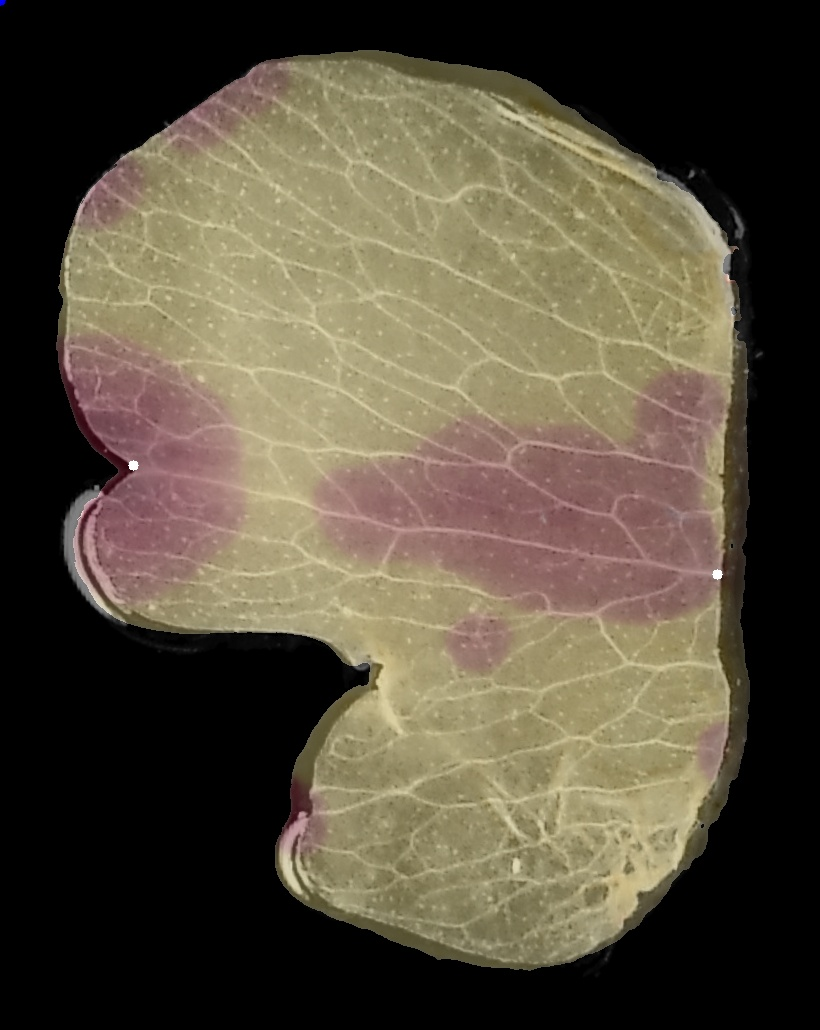
#> input picture src/F1P111_Spot_Center_200730_combined.JPG, 820 x 1030 px
$ python vein_filtering.py F1P111_Spot_Center_200730_combined.JPG
#> lines starting #> are read from the running program, lines starting #| are printed output that depends on the picture; after the words box and inside, x2 and y2 are one past the last pixel; in counts of white or black regions, pixels touching at a corner belong together
#> further down, vein_image is the input picture: shape (1030, 820, 3); mean B, G, R 61.6, 78.5, 87.3
import sys
import cv2 as cv
import numpy as np
from skimage import io, morphology

def vein_enhance(img):
    original = img
    # Converting the Image to Gray to optimize time: only working on one channel
    if len(np.shape(img)) > 2:
        img = cv.cvtColor(img, cv.COLOR_BGR2GRAY)
    # First Filter: Applying a GaussianBlur to smooth the image and prepare it for processing
    img = cv.GaussianBlur(img,(19,19),0)
    # Second Filter: Using an adaptive threshold with generous operators
    img = cv.adaptiveThreshold(img, 255, cv.ADAPTIVE_THRESH_GAUSSIAN_C, cv.THRESH_BINARY,45,-7)
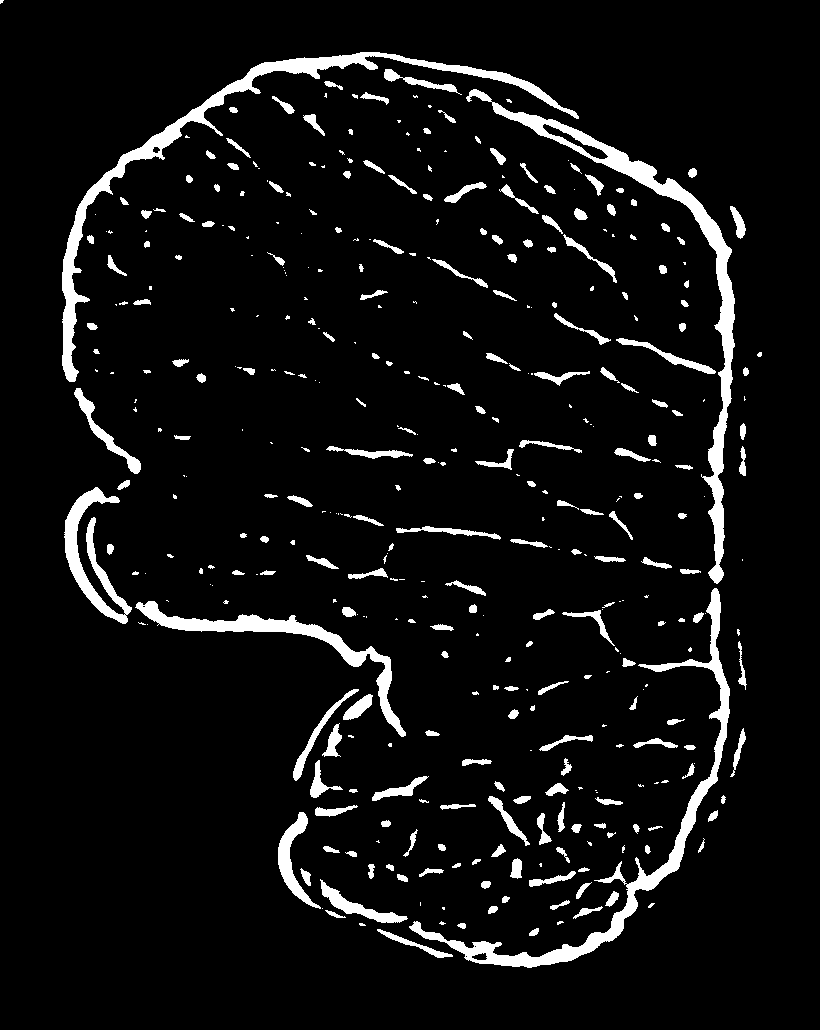
#> img: shape (1030, 820); 6.5% white; 400 white regions (170 under 20 px), largest, box (x1, y1, x2, y2) and area: (466, 89, 735, 584) 7748, (62, 52, 579, 382) 7661, (409, 588, 730, 968) 6950
    # Third Filter: Close gaps betweenn veins with a Gaussian Blur
    img = cv.GaussianBlur(img, (17,17), 0)
    # Fourth Filter: Using a global threshold
    ret, img = cv.threshold(img,130,255,cv.THRESH_BINARY) #Play with the first param to get best img
#> img: shape (1030, 820); 4.8% white; 178 white regions (55 under 20 px), largest, box (x1, y1, x2, y2) and area: (493, 104, 735, 582) 7381, (62, 52, 560, 381) 7301, (448, 590, 730, 968) 6057
    # Fifth Filter: Using Connected Components with stats
    num_components, output_img, stats, centroids = cv.connectedComponentsWithStats(img, connectivity = 4)
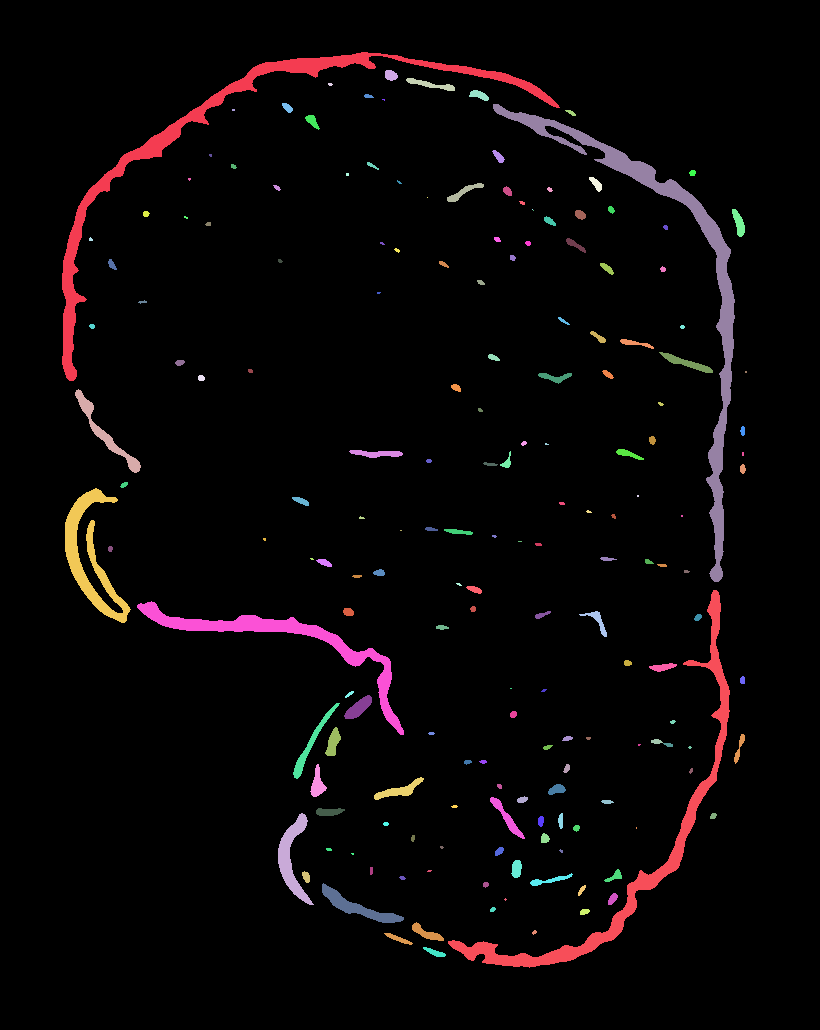
#> output_img: shape (1030, 820) int32; 181 distinct labels, from 0 to 180; one colour per label, 0 black
#> num_components = 181; stats = 181 rows, first 6: [0, 0, 820, 1030, 804150], [62, 52, 498, 329, 7301], [385, 70, 13, 11, 111], [406, 78, 49, 13, 238], [328, 83, 5, 3, 12], [469, 90, 20, 11, 127]; centroids = 181 pairs, first value 90.24 to 745.5, second value 74.92 to 952
    # Taking out the background component, so reducing the num_components
    sizes, num_components = stats[1:, -1], num_components - 1
#> sizes = 180 values, max 7381 at index 8, min 1 at index 25, mean 224.7; num_components = 180
    # Setting up minimum size to eliminate small dots and noise
    min_size = 50
    # Making the image empty, and then filling it only with the qualified components
    img = np.zeros((output_img.shape))
    # for every component in the image, we wil keep it if it is above the minimum size
    for i in range(0, num_components):
        if sizes[i] >= min_size:
            img[output_img == i + 1] = 255
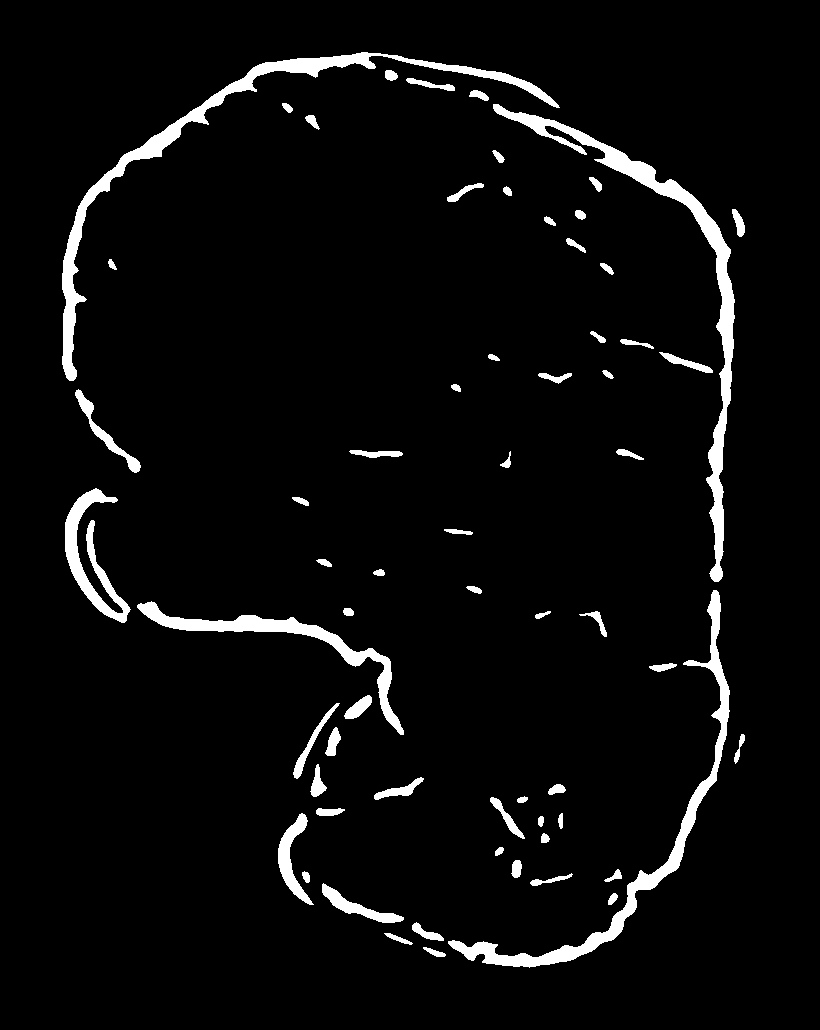
#> img: shape (1030, 820) float64; 4.5% white; 64 white regions, largest, box (x1, y1, x2, y2) and area: (493, 104, 735, 582) 7381, (62, 52, 560, 381) 7301, (448, 590, 730, 968) 6057
    # Sixth Filter: Applying Skeletonization after Binarizing the image
    img = img > 0
    img = morphology.skeletonize(img)
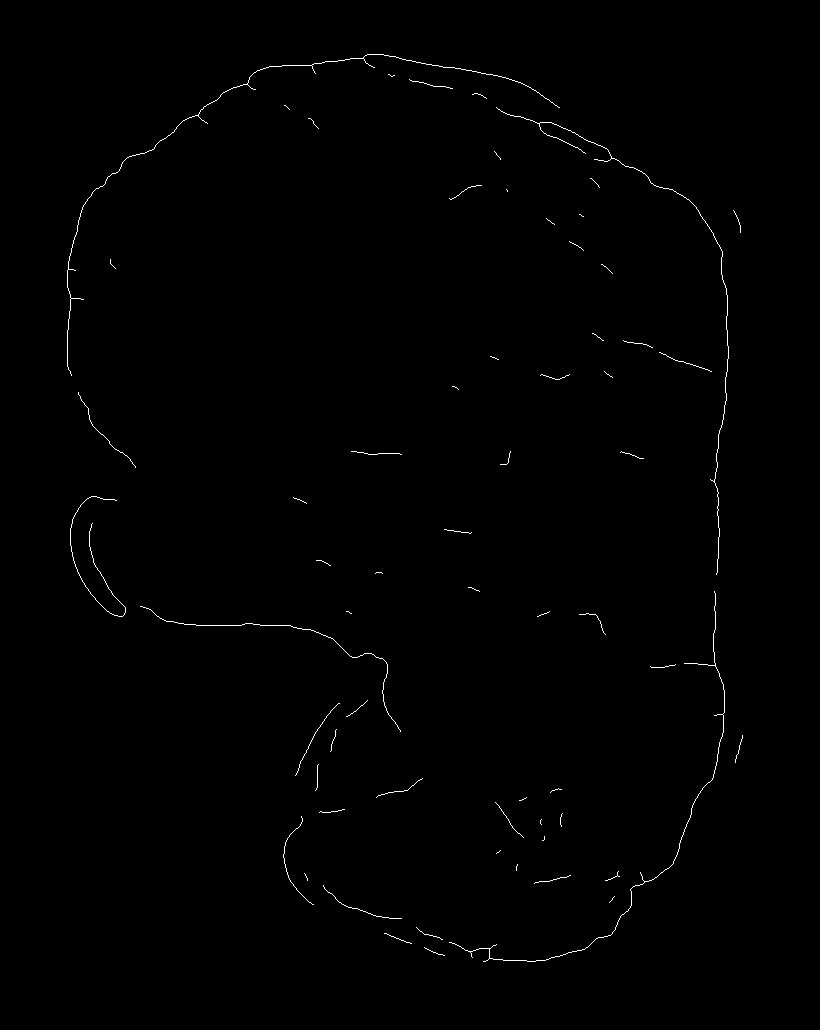
#> img: shape (1030, 820) bool; 0.46% white in thin lines or dots, all inside (x1, y1, x2, y2) = (67, 54, 743, 962)
    return img

if __name__ == "__main__":
    vein_image = cv.imread(sys.argv[1])
    # Converting the image to uint8 type
    result = vein_enhance(vein_image)*255
    # Saving the vein img after enhancing.
    cv.imwrite("enhanced_vein_image.jpg", result)
    io.imshow(result > 0)
    io.show()

$ run again, on src/F1P111_Spot_Center_200730_pca.JPG
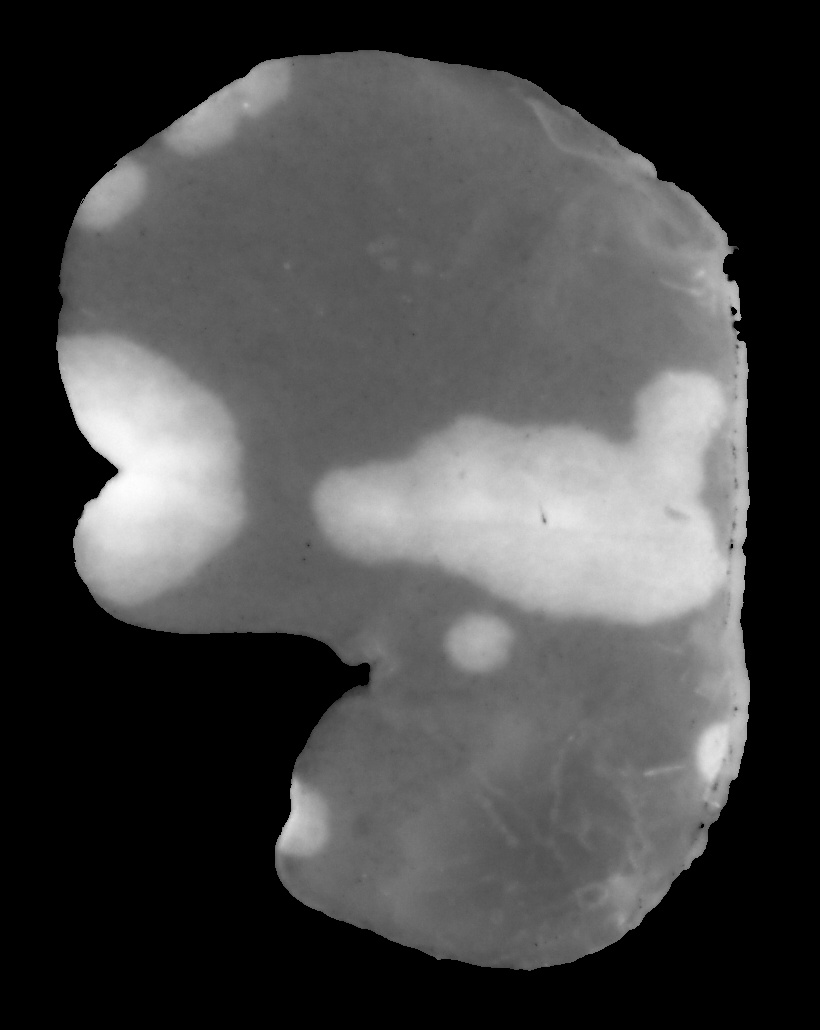
#> input picture src/F1P111_Spot_Center_200730_pca.JPG, 820 x 1030 px
#> vein_image is the input picture: shape (1030, 820, 3); min 0, max 254, mean 70.8
#> in vein_enhance, `num_components, output_img, stats, centroids = cv.connectedComponentsW..`:
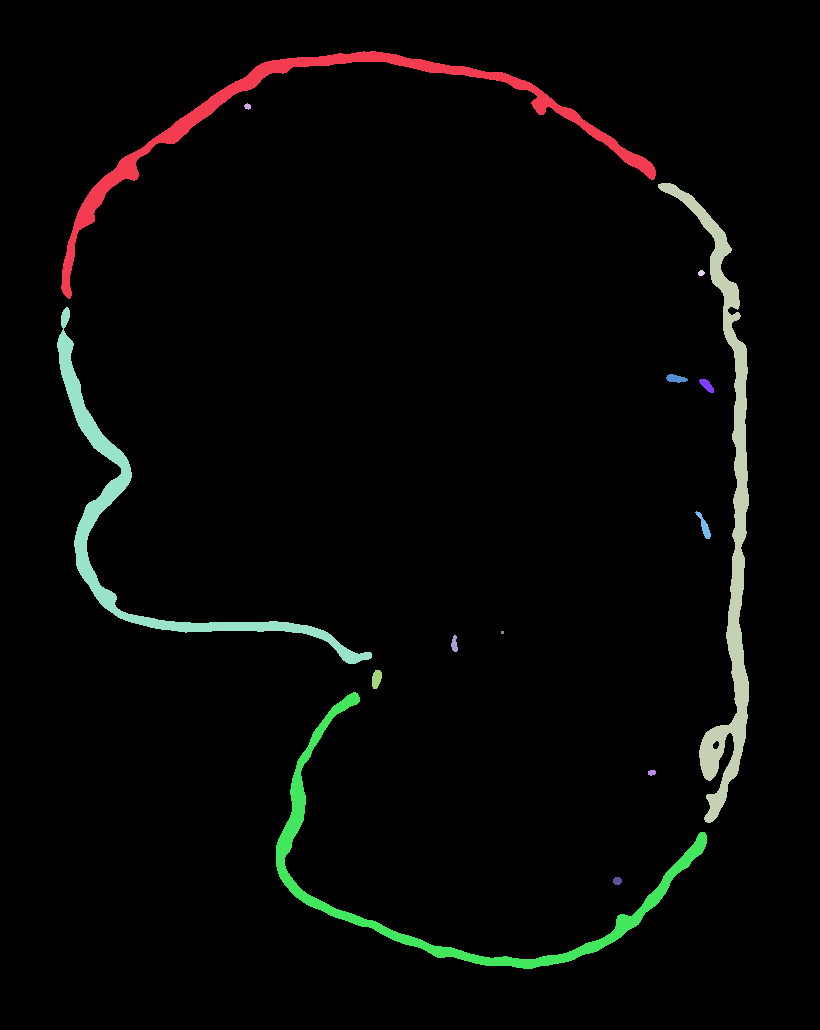
#> output_img: shape (1030, 820) int32; 15 distinct labels, from 0 to 14; one colour per label, 0 black
#> in vein_enhance, `num_components, output_img, stats, centroids = cv.connectedComponentsW..`: num_components = 15; stats = 15 rows, first 6: [0, 0, 820, 1030, 811942], [61, 51, 595, 248, 8309], [244, 103, 7, 7, 33], [658, 183, 91, 640, 9431], [698, 270, 7, 6, 32], [57, 307, 315, 357, 7055]; centroids = 15 rows, first 8: [408.6, 515.1], [315, 124.9], [247.2, 106], [727.9, 521.7], [700.8, 272.6], [144.7, 524.9], [675.5, 378.2], [706.5, 385]
#> in vein_enhance, `sizes, num_components = stats[1:, -1], num_components - 1`: sizes = [8309, 33, 9431, 32, 7055, 131, 117, 157, 9, 81, 148, 7057, 38, 60]; num_components = 14
#> in vein_enhance, `img = morphology.skeletonize(img)`:
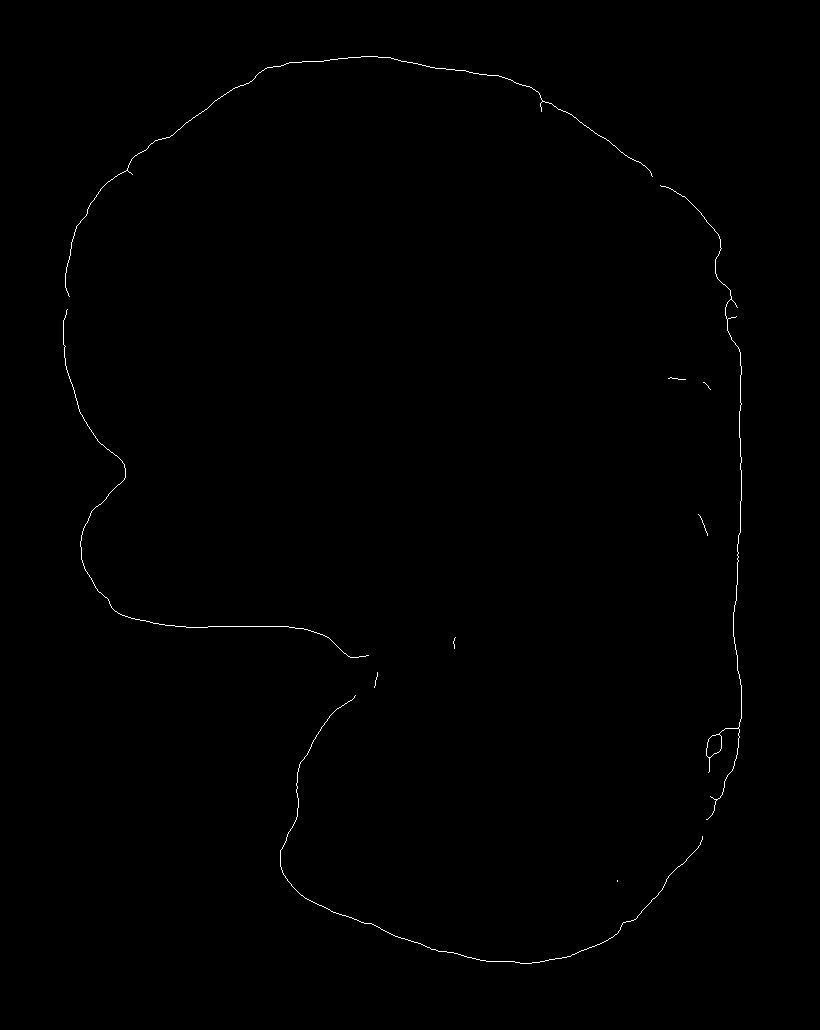
#> img: shape (1030, 820) bool; 0.32% white in thin lines or dots, all inside (x1, y1, x2, y2) = (63, 56, 742, 964)
